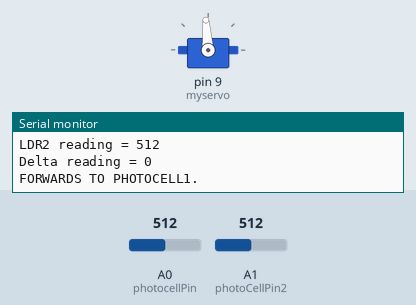
This sketch was run on a simulated Arduino Uno, built with avr-gcc and run on an emulated ATmega328P. On the bench: servo, the last lines printed to the serial monitor. Inputs (shaded band) come from the test bench; at power-on: A1 (photoCellPin2) = 512, A0 (photocellPin) = 512.

Above: at 6.2 s.
6.3 s: A1 (photoCellPin2) set to 530
At 7.8 s:
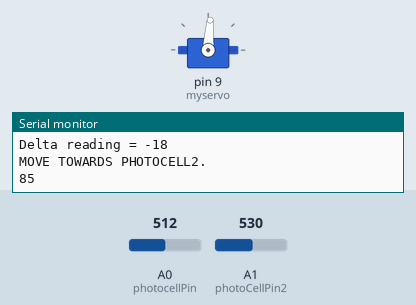
9.3 s: A0 (photocellPin) set to 545
At 10.9 s:
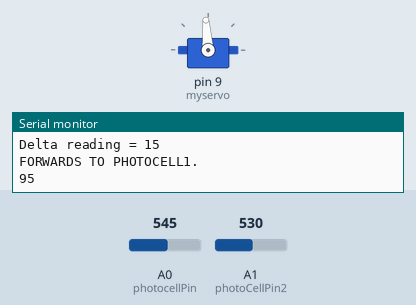
Timing chart, 0 to 12.4 s (numbered marks = the images above; inputs shaded):
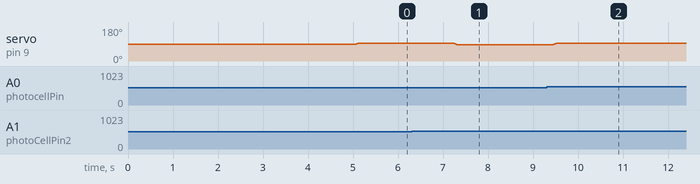

The sketch:

LDR1.ino
```cpp
/* Photocell simple testing sketch.

  Connect one end of the photocell to 5V, the other end to Analog 0.
  Then connect one end of a 10K resistor from Analog 0 to ground
  Connect LED from pin 11 through a resistor to ground
  For more information see http://learn.adafruit.com/photocells */

#include <Servo.h>
#include <math.h>
#include <stdio.h>


Servo myservo;

int photocellPin = A0;     // the cell and 10K pulldown are connected to a0
int photocellReading;     // the analog reading from the sensor divider

int photoCellPin2 = A1;
int photoCell2Reading;

int servoPin = 9;
int servoFuturePos;

int suund;
int currentPos;


int delta;
int lightPos;

int delta_max = 0;

int step_value;

int pc1_start;
int pc2_max;
void setup(void) {
  // We'll send debugging information via the Serial monitor
  Serial.begin(9600);
  myservo.attach(9);

  while (millis() < 5000) { //calibration
    photocellReading = analogRead(photocellPin);
    photoCell2Reading = analogRead(photoCellPin2);

    int    current_min = abs(photocellReading - photoCell2Reading);
    if (current_min > delta_max) {
      delta_max = current_min;
    }
  }
  Serial.print("Max delta: ");
  Serial.println(delta_max);
  //divide delta_max with 36
  //then we have the number we need for each step aka lets say the number is 10
  //this means that for each difference of 10 in photocell values the servo motor moves 5 degrees.
  step_value = round(delta_max / 36);
  pc1_start = round(delta_max / 2) * (-1);
  pc2_max = round(delta_max / 2); //dividing with 2 is probably unnecessary and wrong


  Serial.print("Step value: ");
  Serial.println(step_value);
}

void loop(void) {


  //if photocell1 - photocell2<0 then the light is stronger towards photocell2
  // else light is stronger near photocell1

  photocellReading = analogRead(photocellPin);
  photoCell2Reading = analogRead(photoCellPin2);

  Serial.print("Analog reading = ");
  Serial.println(photocellReading);     // the raw analog reading
  Serial.print("LDR2 reading = ");
  Serial.println(photoCell2Reading);


  delta = photocellReading - photoCell2Reading;
  Serial.print("Delta reading = ");
  Serial.println(delta);
  if (abs(delta) >= step_value) { //useless to move motor and calculate if the difference in values is too small

    if (delta < 0) {
      Serial.println("MOVE TOWARDS PHOTOCELL2.");

      servoFuturePos  = 90 + 5 * round(abs(delta) / step_value);
      if (servoFuturePos > 179) {
        servoFuturePos = 179;// don\t go too high
      }
    }
    else {
      Serial.println("FORWARDS TO PHOTOCELL1.");
      servoFuturePos = 90 - 5 * round(delta / step_value);
      if (servoFuturePos < 0) {
        servoFuturePos = 0; //don't go too low
      }
    }


    Serial.println(servoFuturePos);
    currentPos = myservo.read();
    if (servoFuturePos < currentPos) { //determine the direction that the motor should move to
      suund = -1;
    }
    else {
      suund = 1;
    }
    for (currentPos; currentPos != servoFuturePos; currentPos += suund) {
      myservo.write(currentPos);
      delay(15);

    }


  }
  else {
    Serial.println("-------------------------------------Too small delta----------------------------------");
  }

  delay(1000);


  /*
    if(photocellReading > photoCell2Reading){
      servoFuturePos = 1;
    }
    else{
      servoFuturePos = 178;
    }
    delta  = photocellReading - photoCell2Reading;


    Serial.print("Delta and lightPos :");
    Serial.println(delta);
    Serial.println(lightPos);


    if(lightPos > myservo.read()){
      suund = 1;
    }
    else{
      suund = -1;
    }
     Serial.print("Servo pos: ");
    Serial.println(myservo.read());

    Serial.print("Servo future pos ");
    Serial.println(servoFuturePos);


    currentPos = myservo.read();
    for(currentPos;currentPos != lightPos ;currentPos += suund){
      myservo.write(currentPos);

    }


    delay(1500);
  */
}
```

Measured:
- after the input at 6.3 s, servo on pin 9 (myservo): 94° → 86° after 0.92 s
- after the input at 9.3 s, servo on pin 9 (myservo): 86° → 94° after 0.13 s
